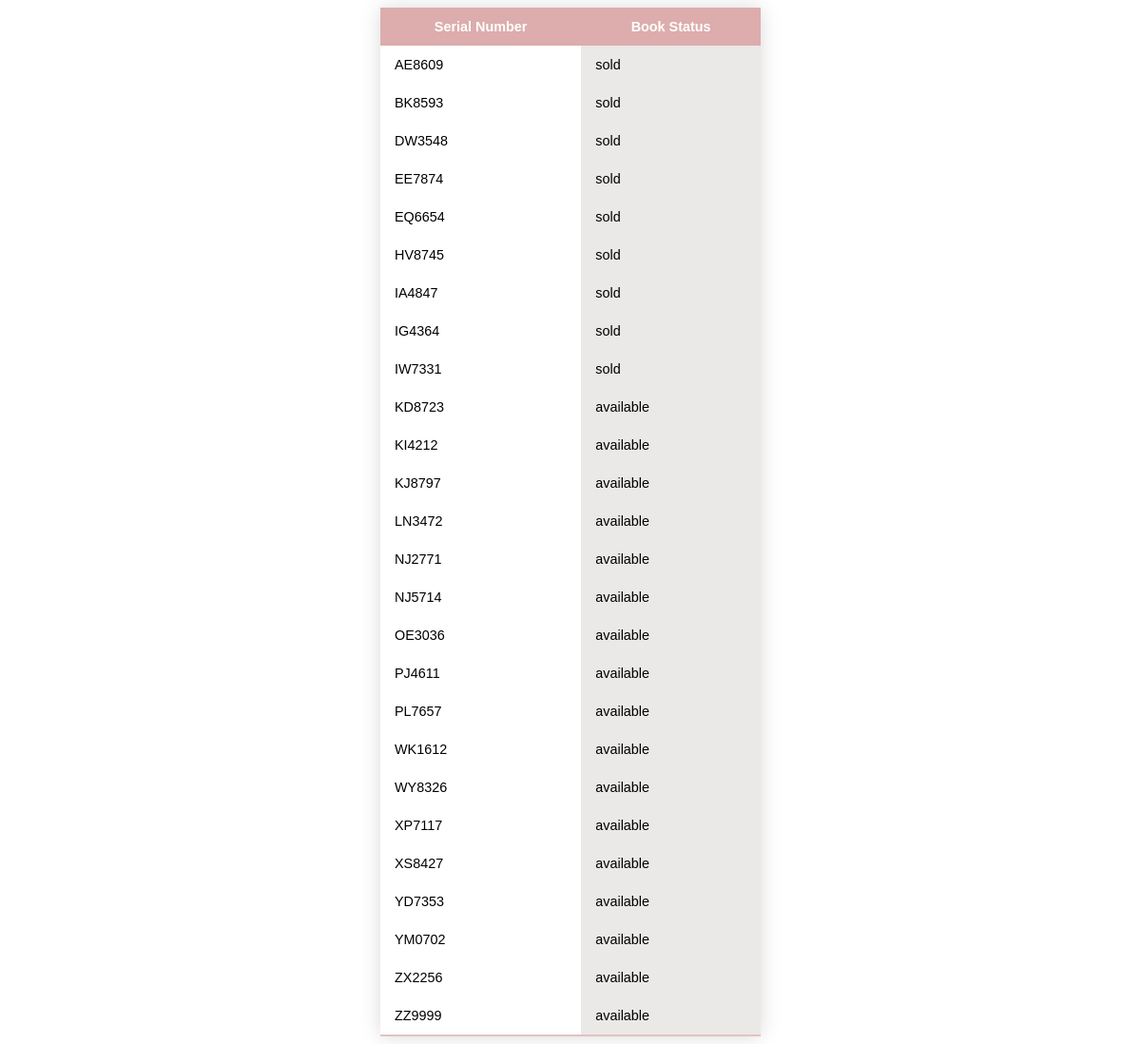
/view_serial.php?id=1, run on the app's committed database.
### tables this page shows
CREATE TABLE `stock` (
  `serial_number` varchar(8) NOT NULL,
  `book_id` int(11) NOT NULL,
  `book_status` varchar(255) NOT NULL
);

### view_serial.php (the view, shortened to what this page needs)
<!DOCTYPE html>
<html lang="en">
<head>
    <link rel="stylesheet" href="CSS/view_serial.css">
</head>
<body>
    <table class = "styled-table">
        <thead>
            <tr>
                <th>Serial Number</th>
                <th>Book Status</th>
            </tr>
        </thead>
        <tbody>
        <?php
        include_once "Functions/connection.php";
        if(isset($_GET["id"])){
            $id = $_GET["id"];
            $query = "SELECT * FROM stock INNER JOIN book on book.book_id = stock.book_id WHERE stock.book_id = $id";
            $run = mysqli_query($connect, $query);
            while($row = mysqli_fetch_array($run)){
                echo"<tr>";
                echo"<td>". $row['serial_number']."</td>";
                echo"<td>". $row['book_status']."</td>";
            }
        }
        ?>
        </tbody>
    </table>
</body>
</html>

### CSS/view_serial.css (style rules this page uses)
.styled-table { border-collapse: collapse; margin: auto; font-size: 0.9em; font-family: sans-serif; min-width: 400px; box-shadow: 0 0 20px rgba(0,0,0,0.15); }
.styled-table thead tr { background-color: #dcadac; color: #ffffff; text-align: center; }
.styled-table th, .styled-table td { padding: 12px 15px; }
.styled-table tbody tr { border-bottom: 1xp solid #dddddd; }
.styled-table tbody tr :nth-of-type(even) { background-color: #ebe8e8; }
.styled-table tbody tr:last-of-type { border-bottom: 2px solid #e4c2c1; }

### data on the page
stock: serial_number "AE8609", book_status "sold"
stock: serial_number "BK8593", book_status "sold"
stock: serial_number "DW3548", book_status "sold"
stock: serial_number "EE7874", book_status "sold"
stock: serial_number "EQ6654", book_status "sold"
stock: serial_number "HV8745", book_status "sold"
stock: serial_number "IA4847", book_status "sold"
stock: serial_number "IG4364", book_status "sold"
stock: serial_number "IW7331", book_status "sold"
stock: serial_number "KD8723", book_status "available"
stock: serial_number "KI4212", book_status "available"
stock: serial_number "KJ8797", book_status "available"
stock: serial_number "LN3472", book_status "available"
stock: serial_number "NJ2771", book_status "available"
stock: serial_number "NJ5714", book_status "available"
stock: serial_number "OE3036", book_status "available"
stock: serial_number "PJ4611", book_status "available"
stock: serial_number "PL7657", book_status "available"
stock: serial_number "WK1612", book_status "available"
stock: serial_number "WY8326", book_status "available"
stock: serial_number "XP7117", book_status "available"
stock: serial_number "XS8427", book_status "available"
stock: serial_number "YD7353", book_status "available"
stock: serial_number "YM0702", book_status "available"
stock: serial_number "ZX2256", book_status "available"
stock: serial_number "ZZ9999", book_status "available"
